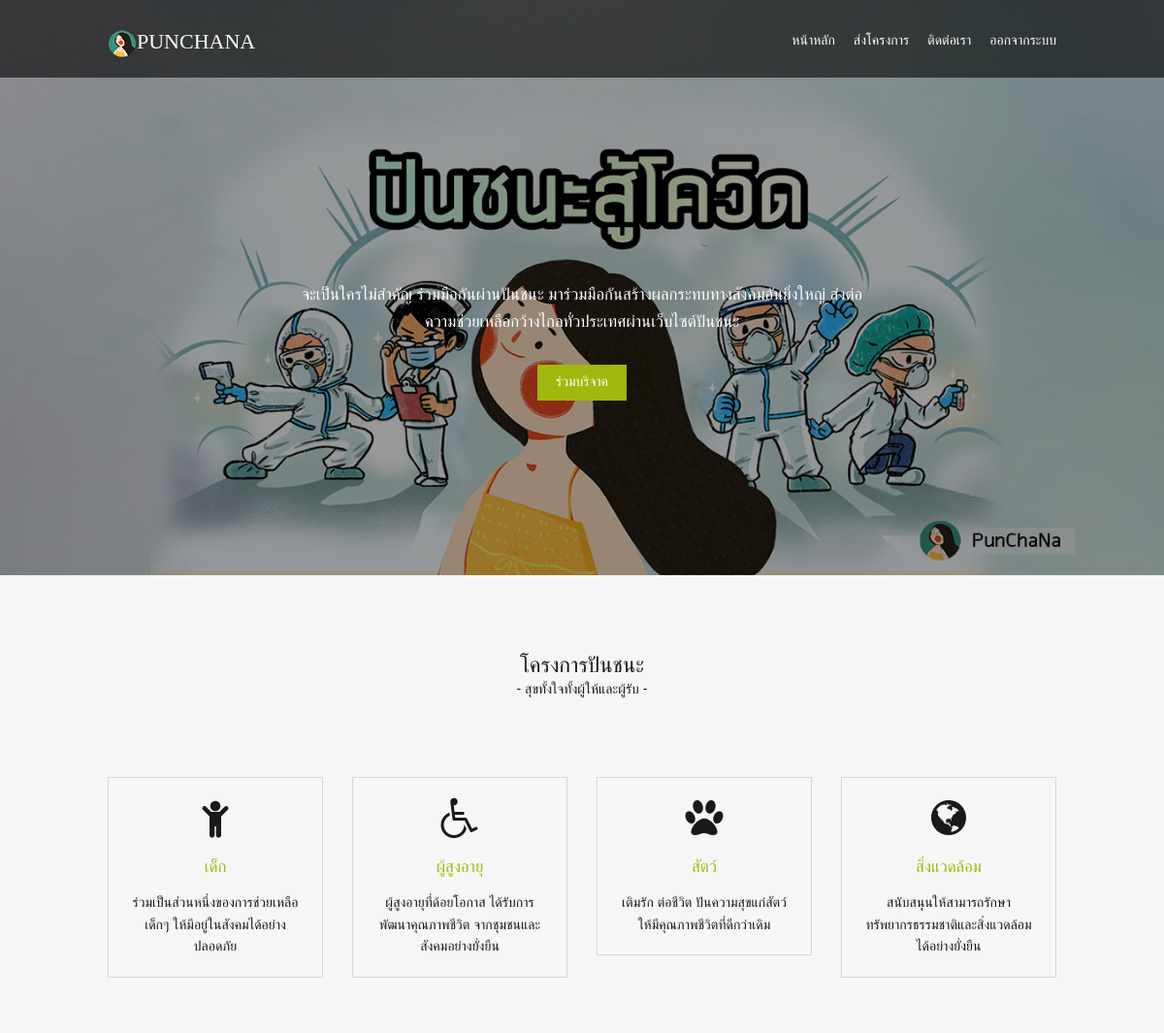
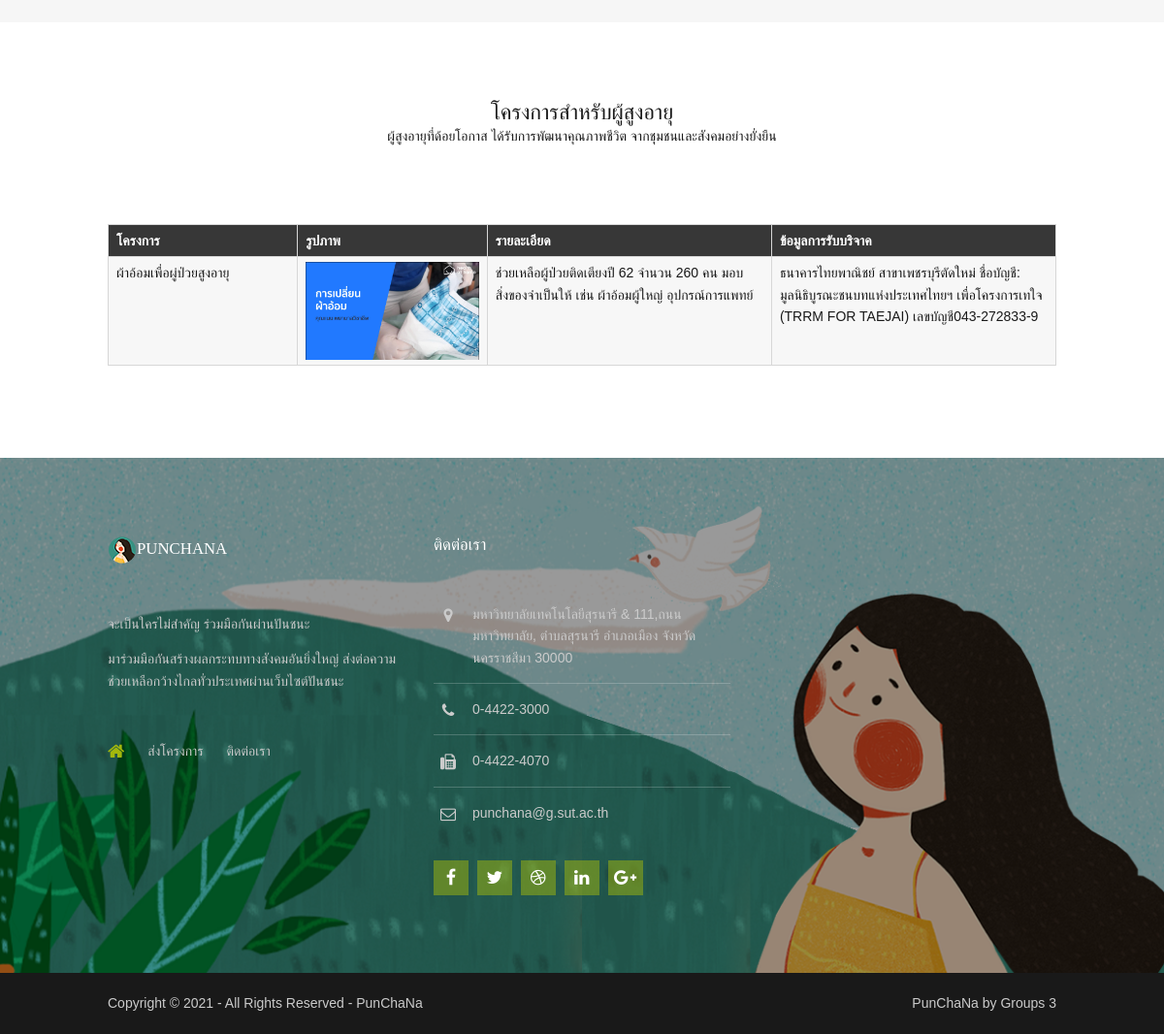
The app's page /wheelchair.php?type_id=3 with its own data (2 pictures, top to bottom).
### tables this page shows
CREATE TABLE `project` (
  `id` int(10) NOT NULL,
  `name_proj` varchar(255) DEFAULT NULL,
  `type_id` int(255) DEFAULT NULL,
  `description` varchar(500) DEFAULT NULL,
  `date` date DEFAULT NULL,
  `name_manage` varchar(255) DEFAULT NULL,
  `phone_proj` varchar(10) DEFAULT NULL,
  `email_proj` varchar(255) DEFAULT NULL,
  `address` varchar(255) DEFAULT NULL,
  `banking` varchar(256) DEFAULT NULL,
  `img` varchar(100) DEFAULT NULL
);

### wheelchair.php (the view, shortened to what this page needs)
<!DOCTYPE html>
<html lang="">
<head>
<link rel="stylesheet" href="https://cdnjs.cloudflare.com/ajax/libs/font-awesome/4.7.0/css/font-awesome.min.css">
<link href="layout/styles/layout.css" rel="stylesheet" type="text/css" media="all">
</head>
<body id="top">
<div class="bgded overlay" style="background-image:url('images/demo/backgrounds/01.png');">
  <div class="wrapper row1">
    <header id="header" class="hoc clear">
      <div id="logo" class="fl_left">
        <h1><img src="images/logo4.png" alt="" ><a href="home.php">PunChaNa</a></h1>
      </div>
      <nav id="mainav" class="fl_right">
        <ul class="clear">
        <li><a href="home.php">หน้าหลัก</a></li>
          <li><a href="submission.html">ส่งโครงการ</a></li>
          <li><a href="contact.html">ติดต่อเรา</a></li>
          <li><a href="logout.php">ออกจากระบบ</a></li>
        </ul>
      </nav>
    </header>
  </div>
  <section id="pageintro" class="hoc clear">
    <div>
      <p>จะเป็นใครไม่สำคัญ ร่วมมือกันผ่านปันชนะ มาร่วมมือกันสร้างผลกระทบทางสังคมอันยิ่งใหญ่ ส่งต่อความช่วยเหลือกว้างไกลทั่วประเทศผ่านเว็บไซต์ปันชนะ</p>
      <footer><a class="btn" id="b2" href="#b">ร่วมบริจาค</a></footer>
    </div>
  </section>
</div>
<div class="wrapper row2">
  <section class="hoc container clear">
    <div class="sectiontitle">
      <h6 class="heading">โครงการปันชนะ</h6>
      <p> - สุขทั้งใจทั้งผู้ให้และผู้รับ -</p>
    </div>
    <ul class="nospace group services">
      <li class="one_quarter first">
        <article><?php echo '<a href="child.php?type_id=2">' ?><i class="fa fa-3x fa-child"></i></a>
          <h6 class="heading font-x1"><a href="#">เด็ก</a></h6>
          <p>ร่วมเป็นส่วนหนึ่งของการช่วยเหลือเด็กๆ ให้มีอยู่ในสังคมได้อย่างปลอดภัย</p>
        </article>
      </li>
      <li class="one_quarter">
        <article><?php echo '<a href="wheelchair.php?type_id=3">' ?><i class="fa fa-3x fa-wheelchair"></i></a>
          <h6 class="heading font-x1"><a href="#">ผู้สูงอายุ</a></h6>
          <p>ผู้สูงอายุที่ด้อยโอกาส ได้รับการพัฒนาคุณภาพชีวิต จากชุมชนและสังคมอย่างยั่งยืน</p>
        </article>
      </li>
      <li class="one_quarter">
        <article><?php echo '<a href="animal.php?type_id=1">' ?><i class="fa fa-3x fa-paw"></i></a>
          <h6 class="heading font-x1"><a href="#">สัตว์</a></h6>
          <p>เติมรัก ต่อชีวิต ปันความสุขแก่สัตว์ให้มีคุณภาพชีวิตที่ดีกว่าเดิม</p>
        </article>
      </li>
      <li class="one_quarter">
        <article><?php echo '<a href="globe.php?type_id=4">' ?><i class="fa fa-3x fa-globe"></i></a>
          <h6 class="heading font-x1"><a href="#">สิ่งแวดล้อม</a></h6>
          <p>สนับสนุนให้สามารถรักษาทรัพยากรธรรมชาติและสิ่งแวดล้อมได้อย่างยั่งยืน</p>
        </article>
      </li>
    </ul>
  </section>
</div>
<div class="wrapper row3" id="b">
  <main class="hoc container clear">
    <div class="sectiontitle">
      <h6 class="heading">โครงการสำหรับผู้สูงอายุ</h6>
      <p>ผู้สูงอายุที่ด้อยโอกาส ได้รับการพัฒนาคุณภาพชีวิต จากชุมชนและสังคมอย่างยั่งยืน</p>
    </div>
    <?php
 $connect = mysqli_connect("localhost", "root", "", "punchana");
 $id = $_GET["type_id"];
 $sql = "SELECT * FROM project WHERE type_id = '" . $id ."'";
 $result = mysqli_query($connect, $sql);
 echo "<table border='1' cellpadding='10' width=80%>";
      echo "<tr>
                  <th width='20%'>โครงการ</th>
                  <th width='20%'>รูปภาพ</th>
                  <th width='30%'>รายละเอียด</th>
                  <th width='30%'>ข้อมูลการรับบริจาค</th>
          </tr>";
      while($row = mysqli_fetch_array($result)) {
              echo "<tr>";
        echo '<td>' . $row['name_proj'] . '</td>';
        echo '<td><img src="img/'.$row["img"].'"style="width:300px;"></td>';
        echo '<td>' . $row['description'] . '</td>';
        echo '<td>' . $row['banking'] . '</td>';
        echo "</tr>";
      }
      echo "</table>";
 ?>
  </main>
</div>
<div class="wrapper row4 bgded overlay" style="background-image:url('images/demo/backgrounds/02.png');">
  <footer id="footer" class="hoc clear">
    <div class="one_third first">
      <h6 class="heading"><img src="images/logo4.png" alt="" >PunChaNa</h6>
      <p>จะเป็นใครไม่สำคัญ ร่วมมือกันผ่านปันชนะ</p>
      <p class="btmspace-50">มาร่วมมือกันสร้างผลกระทบทางสังคมอันยิ่งใหญ่ ส่งต่อความช่วยเหลือกว้างไกลทั่วประเทศผ่านเว็บไซต์ปันชนะ</p>
      <nav>
        <ul class="nospace">
        <li><a href="home.php"><i class="fa fa-lg fa-home"></i></a></li>
          <li><a href="submission.html">ส่งโครงการ</a></li>
          <li><a href="contact.html">ติดต่อเรา</a></li>
        </ul>
      </nav>
    </div>
    <div class="one_third">
      <h6 class="heading">ติดต่อเรา</h6>
      <ul class="nospace btmspace-30 linklist contact">
        <li><i class="fa fa-map-marker"></i>
          <address>
          มหาวิทยาลัยเทคโนโลยีสุรนารี &amp; 111,ถนนมหาวิทยาลัย, ตำบลสุรนารี อำเภอเมือง จังหวัดนครราชสีมา 30000
          </address>
        </li>
        <li><i class="fa fa-phone"></i> 0-4422-3000</li>
        <li><i class="fa fa-fax"></i> 0-4422-4070</li>
        <li><i class="fa fa-envelope-o"></i> punchana@g.sut.ac.th</li>
      </ul>
      <ul class="faico clear">
        <li><a class="faicon-facebook" href="https://www.facebook.com/"><i class="fa fa-facebook"></i></a></li>
        <li><a class="faicon-twitter" href="https://www.twitter.com/"><i class="fa fa-twitter"></i></a></li>
        <li><a class="faicon-dribble" href="https://www.dribbble.com/"><i class="fa fa-dribbble"></i></a></li>
        <li><a class="faicon-linkedin" href="https://www.linkedin.com/"><i class="fa fa-linkedin"></i></a></li>
        <li><a class="faicon-google-plus" href="https://www.google.com/"><i class="fa fa-google-plus"></i></a></li>
      </ul>
    </div>
  </footer>
</div>
<div class="wrapper row5">
  <div id="copyright" class="hoc clear">
    <p class="fl_left">Copyright &copy; 2021 - All Rights Reserved - <a href="#">PunChaNa</a></p>
    <p class="fl_right">PunChaNa by Groups 3</a></p>
  </div>
</div>
</body>
</html>

### layout/styles/layout.css (style rules this page uses)
#header #logo { margin:30px 0 0 0; }
#header #logo h1 { margin:0; padding:0; font-size:22px; }
#pageintro { padding:180px 0; text-align:center; }
#pageintro > div { display:block; max-width:60%; margin:0 auto; }
#pageintro > div * { line-height:normal; }
#pageintro p { margin:0; font-size:1.2rem; line-height:2rem; }
#pageintro footer { margin-top:30px; }
.container { padding:80px 0; }
.sectiontitle { display:block; max-width:60%; margin:0 auto 80px; text-align:center; }
.sectiontitle * { margin:0; }
.services { text-align:center; }
.services li article { padding:20px; border:1px solid; }
.services li article * { margin:0; padding:0; }
.services li article i { margin-bottom:20px; }
.services li article .heading { margin-bottom:15px; font-size:1.2rem; }
#footer { padding:80px 0; }
#footer .heading { margin-bottom:50px; font-size:1.2rem; }
#footer nav { margin-bottom:30px; text-transform:uppercase; }
#footer nav ul li { display:inline-block; margin-right:20px; }
#footer nav ul li:last-child { margin-right:0; }
#footer .linklist li { display:block; margin-bottom:15px; padding:0 0 15px 0; border-bottom:1px solid; }
#footer .linklist li:last-child { margin:0; padding:0; border:none; }
#footer .linklist li::before, #footer .linklist li::after { display:table; content:""; }
#footer .linklist li, #footer .linklist li::after { clear:both; }
#footer .contact.linklist li, #footer .contact.linklist li:last-child { position:relative; padding-left:40px; }
#footer .contact li * { margin:0; padding:0; line-height:1.6; }
#footer .contact li i { display:block; position:absolute; top:0; left:0; width:30px; font-size:16px; text-align:center; }
#copyright { padding:20px 0; }
#copyright * { margin:0; padding:0; }
*, *::before, *::after { transition:all .3s ease-in-out; }
nav ul, nav ol { margin:0; padding:0; list-style:none; }
#mainav, #breadcrumb, .sidebar nav { line-height:normal; }
#mainav ul.clear { margin-top:3px; }
#mainav ul { text-transform:uppercase; }
#mainav li { display:inline-block; position:relative; margin:0 15px 0 0; padding:0; }
#mainav li:last-child { margin-right:0; }
#mainav li a { display:block; padding:30px 0; }
table, th, td { border:1px solid; border-collapse:collapse; vertical-align:top; }
table, th { table-layout:auto; }
table { width:100%; margin-bottom:15px; }
th, td { padding:5px 8px; }
td { border-width:0 1px; }
.faico { margin:0; padding:0; list-style:none; }
.faico li { display:inline-block; margin:8px 5px 0 0; padding:0; line-height:normal; }
.faico li:last-child { margin-right:0; }
.faico a { display:inline-block; width:36px; height:36px; line-height:36px; font-size:18px; text-align:center; }
.faico a { color:#FFFFFF; background-color:rgba(162,183,13,.5); }
body { color:#CBCBCB; background-color:#191919; }
a { color:#A2B70D; }
.overlay { color:#FFFFFF; background-color:inherit; }
.overlay::after { color:inherit; background-color:rgba(0,0,0,.4); }
.btn, .btn.inverse:hover { color:#FFFFFF; background-color:#A2B70D; border-color:#A2B70D; }
.row1 { color:#FFFFFF; background-color:rgba(0,0,0,.60); }
.row2 { color:#191919; background-color:#F6F6F6; }
.row3 { color:#191919; background-color:#FFFFFF; }
.row4 { color:#CBCBCB; }
.row5, .row5 a { color:#CBCBCB; background-color:#191919; }
#header #logo a { color:inherit; }
.services li article { border-color:#D7D7D7; }
.services li article > a { color:inherit; }
#footer .heading { color:#FFFFFF; }
#footer hr, #footer .borderedbox, #footer .linklist li { border-color:rgba(255,255,255,.2); }
#footer nav a { color:inherit; }
#footer nav li:first-child a, #footer nav a:hover { color:#A2B70D; }
#mainav li a { color:inherit; }
table, th, td, #comments .avatar, #comments input, #comments textarea { border-color:#D7D7D7; }
th { color:#FFFFFF; background-color:#373737; }
tr, #comments li, #comments input[type="submit"], #comments input[type="reset"] { color:inherit; background-color:#FBFBFB; }
tr:nth-child(even), #comments li:nth-child(even) { color:inherit; background-color:#F7F7F7; }
@media screen and (min-width:978px) { .hoc { max-width:978px; } }

### records on screen
project: name_proj "ผ้าอ้อมเพื่อผู่ป่วยสูงอายุ", img (picture), description "ช่วยเหลือผู้ป่วยติดเตียงปี 62 จำนวน 260 คน มอบสิ่งของจำเป็นให้ เช่น ผ้าอ้อมผู้ใหญ่ อุปกรณ์การแพทย์", banking "ธนาคารไทยพาณิชย์ สาขาเพชรบุรีตัดใหม่ ชื่อบัญชี: มูลนิธิบูรณะชนบทแห่งประเทศไทยฯ เพื่อโครงการเทใจ (TRRM FOR TAEJAI) เลขบัญชี043-272833-9"
